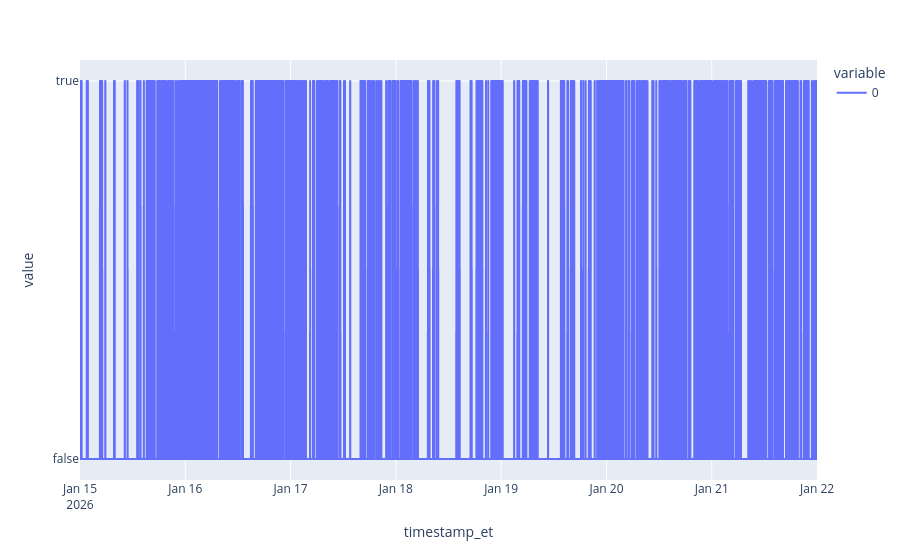

Write notebook code for a chart like this one.
### Code cell
px.line(anomaly_series)

### Figure 1 — Plotly figure (JSON) as saved in the notebook; plotly's stock layout.template omitted (floating-point values rounded to 4 significant figures; data arrays with more than 128 entries replaced by an {"elided": "..."} marker saying what was removed)
{"data": [{"hovertemplate": "variable=0<br>timestamp_et=%{x}<br>value=%{y}<extra></extra>", "legendgroup": "0", "line": {"color": "#636efa", "dash": "solid"}, "marker": {"symbol": "circle"}, "mode": "lines", "name": "0", "showlegend": true, "type": "scattergl", "x": {"elided": "10080 str values"}, "xaxis": "x", "y": {"elided": "10080 bool values"}, "yaxis": "y"}], "layout": {"legend": {"title": {"text": "variable"}, "tracegroupgap": 0}, "margin": {"t": 60}, "xaxis": {"anchor": "y", "domain": [0, 1], "title": {"text": "timestamp_et"}}, "yaxis": {"anchor": "x", "domain": [0, 1], "title": {"text": "value"}}}}
